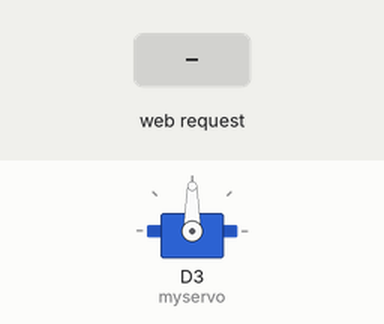
A sketch run on a simulated ESP8266 (NodeMCU). Parts: servo. The test bench sets the inputs (shaded band). WiFi joins after 1.5 s; servers stay silent unless stated; what the sketch prints to the serial monitor is not drawn.

Above: at 2.7 s.
2.8 s: HTTP request GET /set?val=120 received
At 5.4 s:
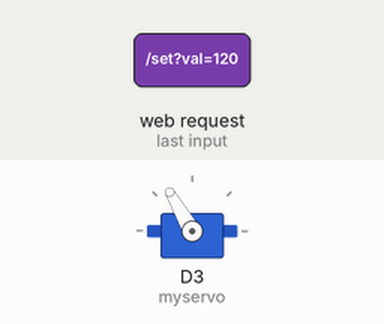
5.8 s: HTTP request GET /set received
At 6.85 s:
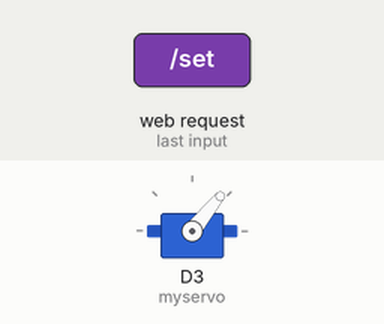
At 9.0 s:
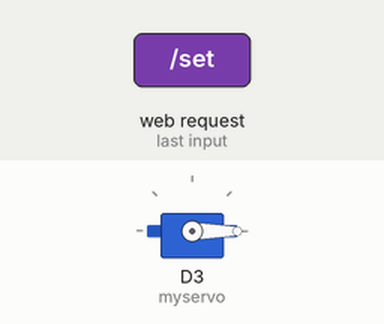
Timing chart, 0 to 10.5 s (numbered marks = the images above; inputs shaded):
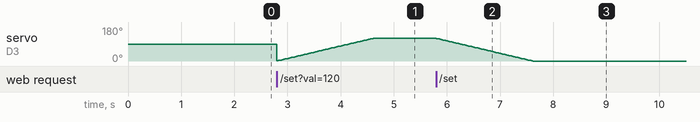

The sketch:

HelloServo.ino
```cpp
#include <ESP8266WiFi.h>
#include <WiFiClient.h>
#include <ESP8266WebServer.h>
#include <ESP8266mDNS.h>
#include <Servo.h>

const char* ssid = "YOUR WIFI";  // change this to the name of your wifi<br>const char* password = "YOUR PASSWORD"; // change this to the password of your wifi
const char* password = "YOUR PASSWORD"; // change this to the password of your wifi
const char* deviceName = "helloservo"; // pick a name that you can use to find this on the network

ESP8266WebServer server(80);

Servo myservo; // a servo object
int gPos = 0;  // a position to move to
int nPos = 0; // our current servo position

void ShowSlider() {

  String message = "<div align=\"center\"> <h1>Slide It</h1> <input style=\"width: 90%\" type=\"range\" min=\"3\" max=\"180\" oninput=\"httpGet(this.value)\"></div>";
  message += "<script>function httpGet(theVal){ console.log(theVal); ";
  message += "var xmlHttp = new XMLHttpRequest();";
  message += "xmlHttp.open( \"GET\", \"/set?val=\" + theVal, false );"   ;
  message += "xmlHttp.send( null );";
  message += "return xmlHttp.responseText;";
  message += "} </script> " ;
  server.send(200, "text/html", message);

}

void handleBadRequest() {
  server.send(404, "text/plain", "404 nope\n\n");
}

void setup(void) {

  Serial.begin(115200); // Serial communication for debugging
  myservo.attach(D3);  // attaches the servo on pin D3

  WiFi.begin(ssid, password); // set up the wifi connection
  Serial.println("");

  while (WiFi.status() != WL_CONNECTED) { // Wait for wifi connection
    delay(500);
    Serial.print(".");
  }

  Serial.println("");
  Serial.print("Connected to ");
  Serial.println(ssid);
  Serial.print("IP address: ");
  Serial.println(WiFi.localIP());

  if (MDNS.begin(deviceName)) {
    Serial.println("MDNS responder started");
  }

  server.on("/", ShowSlider); // go to the main url to show the slider
  server.on("/slider", ShowSlider); // or go to /slider to show the slider

  server.on("/set", []() {  // go to /set?val=[0-180] example : "/set?val=120"
    String valString = server.arg("val"); // get the input string of 'val' in the URL
    int val = valString.toInt();  // parse the int value of val
    Serial.print("got val :" );
    Serial.println(val);
    gPos = val; // set our global goto position to the incomming value
    server.send(200, "text/plain", "now setting to val: " + valString );
  });

  server.onNotFound(handleBadRequest);

  server.begin();  // start up the http server
  Serial.println("HTTP server started");
}

void loop(void) {
  server.handleClient(); // first, each loop, make sure clients can connect

  // below is a simple smoothing code that slows the motions a bit
  if (nPos < gPos) { // if the go current position is less then the goto posotion
    nPos += 1; // add one degree onto the current position
    myservo.write(nPos); // set our servo to move to the new position
    delay(15); // pause for a second to catch up
  }
  else   if (nPos > gPos) { // if the current position is more then the goto position
    nPos -= 1; // subtract one degree from the current position
    myservo.write(nPos);// set our servo to move to the new position
    delay(15);// pause for a second to catch up
  }
}
```

Measured:
- after the input at 5.8 s, servo on D3 (myservo): moves from 120° to 0° over 1.8 s, starting at once
